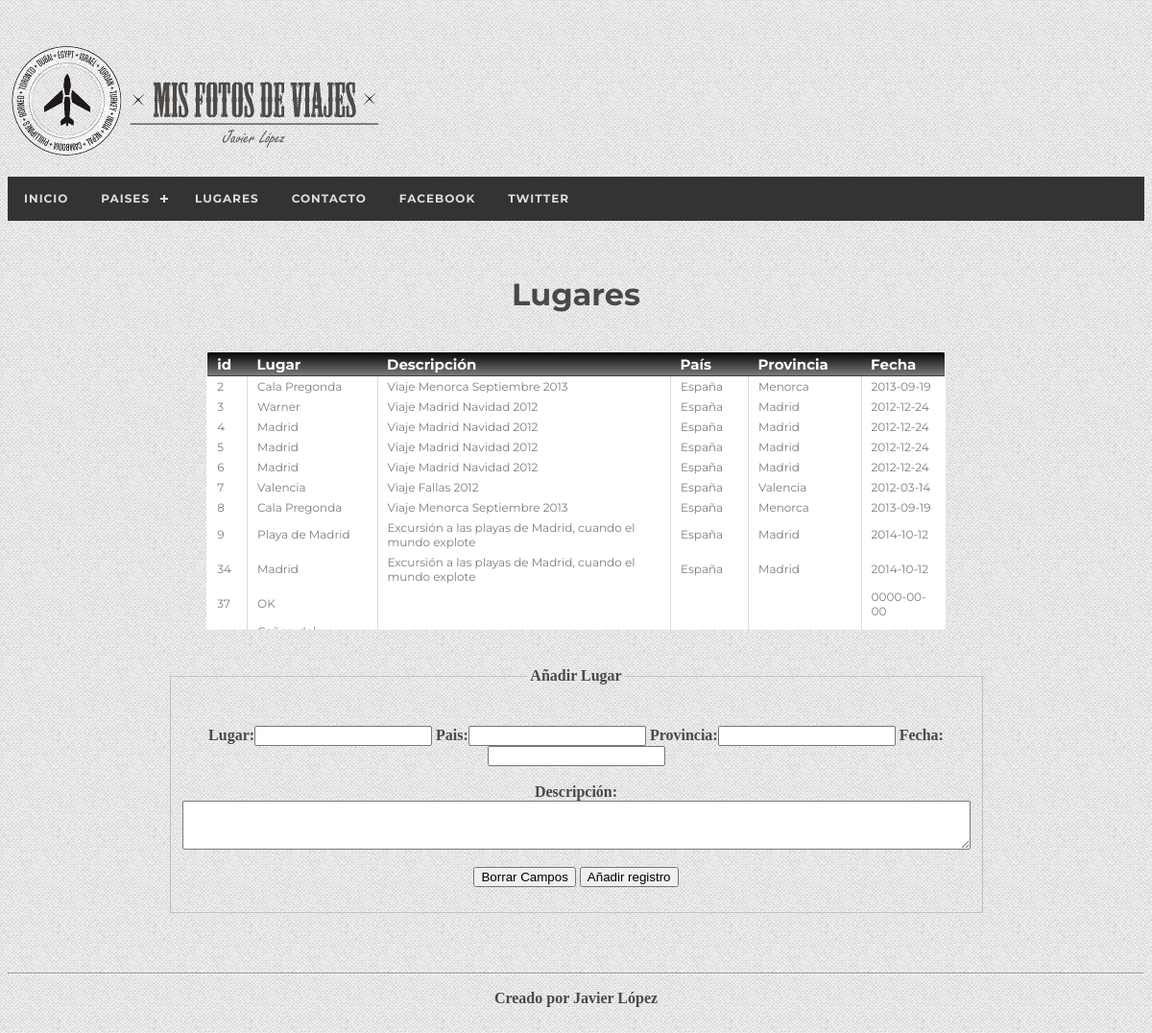
The app's page /lugares.php with its own data.
### tables this page shows
CREATE TABLE IF NOT EXISTS `lugares` (
  `id_lugar` int(11) NOT NULL AUTO_INCREMENT,
  `lugar` varchar(256) NOT NULL,
  `descripcion` varchar(1000) NOT NULL,
  `pais` varchar(256) NOT NULL,
  `provincia` varchar(256) NOT NULL,
  `fecha` date NOT NULL,
  PRIMARY KEY (`id_lugar`),
  UNIQUE KEY `id_lugar` (`id_lugar`),
  KEY `fecha` (`fecha`)
);

### db.php (the view, shortened to what this page needs)
<?php
class db
{
	private $servidor;
	private $usuario;
	private $pass;
	private $base_datos;
	private $descriptor;
	private $conectado;
	function __construct($servidor,$usuario,$pass,$base_datos)
	{
		$this->servidor = $servidor;
		$this->usuario = $usuario;
		$this->pass = $pass;
		$this->base_datos = $base_datos;
		$this->conectado=false;
	}
	public function conectar_base_datos()
	{
		$this->descriptor = new mysqli($this->servidor, $this->usuario, $this->pass, $this->base_datos);
		if ($this->descriptor->connect_errno) {
    		$this->$info="Fallo al conectar a MySQL: (" . $this->descriptor->connect_errno . ") " . $this->descriptor->connect_error;
			$this->conectado=false;
		}else{
			$this->conectado=true;
		}
		return $this->conectado;
	}
	public function getLugares(){
		$str="";
		if($resultado = $this->descriptor->query("SELECT * FROM lugares")){
			$str=$str."<div id='scroll'><table id='csslugares'><thead><tr><th>id</th><th>Lugar</th><th>Descripción</th><th>País</th><th>Provincia</th><th>Fecha</th></tr></thead>";
			for ($num_fila = 0; $num_fila < $resultado->num_rows; $num_fila++) {
				$resultado->data_seek($num_fila);
				$fila = $resultado->fetch_assoc();
				$str=$str."<tbody><tr>";
				$str=$str."<td>".$fila['id_lugar']."</td>";
				$str=$str."<td>".$fila['lugar']."</td>";
				$str=$str."<td>".$fila['descripcion']."</td>";
				$str=$str."<td>".$fila['pais']."</td>";
				$str=$str."<td>".$fila['provincia']."</td>";
				$str=$str."<td>".$fila['fecha']."</td>";
				$str=$str."</tr></tbody>";
			}
			$str=$str."</table></div>";
		}else{
			 printf("Error: %s\n", $this->descriptor->error);
		}
		return $str;
	}
}

### lugares.php (shortened to what this page needs)
<?php
	require_once "db.php";
	require "pagina.php";
?>
<!DOCTYPE html PUBLIC "-//W3C//DTD XHTML 1.0 Transitional//EN" "http://www.w3.org/TR/xhtml1/DTD/xhtml1-transitional.dtd">
<html xmlns="http://www.w3.org/1999/xhtml">
<head>
    <link rel="stylesheet" type="text/css" href="css/estilos.css" media="screen" />
    <link href="lightbox/css/lightbox.css" rel="stylesheet" />
</head>
	<?php
		$db=new db("localhost","root","Kalivan","lugares");
		$db->conectar_base_datos();
		$pagina = new pagina();
		$pagina->setCabecera();
		$formreg="";
  		$formreg=$formreg."<br><form id='añadir' name='añadir_datos' method='post' action=''>
						<fieldset style='width:50%;border-color:#C0C0C0; border-width:thin'>
							<legend align='center'><h4>Añadir Lugar</h4></legend>
							<p>
								<label for='lugar'>Lugar:</label><input name='lugar' type='text' />
								<label for='pais'>Pais:</label><input type='text' name='pais' id='pais' />
								<label for='provincia'>Provincia:</label><input type='text' name='provincia' id='provincia' />
								<label for='fecha'>Fecha:</label><input type='text' name='fecha' id='fecha' />
								<br><br>
								<label for='descripción'>Descripción:<br></label><textarea name='descripcion' id='descripcion' cols='100' rows='3'></textarea>
								<br><br>
								<Input type='reset' name='borrar' id='borrar'value='Borrar Campos'>
								<input type='submit' name='añadir' id='añadir' value='Añadir registro' />
							</p>
						</fieldset>
						</form>";
		$pagina->setCuerpoContenido("<center><h1>Lugares<br></h1>",$db->getLugares().$formreg,"</center>");
		$pagina->setPie();
		echo $pagina->getPagina();
	?>
<body>
</body>
</html>

### cabecera.php (shortened to what this page needs)
<?php
require_once "elemento.php";
class cabecera extends elemento
{
	private $menu=array(
		"home"=>array(
					"txt"=>"Inicio",
					"url"=>"index.php"
					),
		"fotos"=>array(
					"txt"=>"submenu",
					"titulo"=>"Paises",
					"url"=>"#",
					"submenu"=>array(
						"Africa"=>array("txt"=>"África",
									"url"=>"fotos.php"),
						"America"=>array("txt"=>"América",
									"url"=>"fotos2.php"),
						"Asia"=>array("txt"=>"Asia",
									"url"=>"fotos.php"),
						"Europa"=>array("txt"=>"Europa",
									"url"=>"fotos2.php"),
						"Oceania"=>array("txt"=>"Oceania",
									"url"=>"fotos.php"),
						)
					),
		"lugares"=>array(
					"txt"=>"Lugares",
					"url"=>"lugares.php"
					),
		"contacto"=>array(
					"txt"=>"Contacto",
					"url"=>"contacto.php"
					),
		"fecebook"=>array(
					"txt"=>"Facebook",
					"url"=>"http://facebook.es"
					),
		"twitter"=>array(
					"txt"=>"Twitter",
					"url"=>"http://twitter.com"
					)
	);
	function constructMenu()
	{
		$logo="<a id='logo'href='index.php'>LOGO</a>";
		$menu=$logo."<div id='cssmenu'><ul>";
		foreach($this->menu as $elementos){
			if(strcmp($elementos["txt"],"submenu")==0){
				$menu=$menu."<li><a href=".$elementos["url"].">".$elementos["titulo"]."</a>";
				$menu=$menu."<ul>";
				foreach($elementos["submenu"] as $submenu){
					$menu=$menu."<li><a href=".$submenu["url"].">".$submenu["txt"]."</a></li>";
				}
				$menu=$menu."</ul></li>";
			}else{
				$menu=$menu."<li><a href=".$elementos["url"].">".$elementos["txt"]."</a></li>";
			}
		}
		$menu=$menu."</ul></div>";
	}
}
?>

### pie.php (shortened to what this page needs)
<?php
require_once "elemento.php";
class pie extends elemento
{
	function setPie()
	{
		$str="<hr><center><p>Creado por Javier López</p></center></hr>";
	}
}
?>

### pagina.php (shortened to what this page needs)
<?php
require_once "cabecera.php";
require_once "pie.php";
class pagina
{
	function setCabecera()
	{
		$this->cabecera = new cabecera();
		$this->cabecera->constructMenu();
	}
	function setCuerpoContenido($titulo, $str)
	{
		$this->cuerpo = new cuerpo;
		$this->cuerpo->setContenidoSimple($titulo, $str);
	}
	function setPie()
	{
		$this->pie = new pie;
		$this->pie->setPie();
	}
	function getPagina()
	{
		echo $this->cabecera.$this->cuerpo.$this->pie;
	}
}
?>

### elemento.php
<?php
class elemento
{
	public $titulo;
	public $contenido;
	public function setContenido($str)
	{
		$this->contenido= $str;
	}
	public function setTitulo($str)
	{
		$this->titulo=$str;
	}
	function __toString(){
		return "</br>".$this->titulo."</br>".$this->contenido."</br>";
	}
}
?>

### css/estilos.css (style rules this page uses)
h1 { font-family:Montserrat, Cambria, sans-serif; color:#494949; }
p,h4 { font-family:Cambria, serif; font-weight:bold; color:#494949; }
body { background-image:url(../img/fondo.png); }
#logo { display:block; height:140px; background:url(../img/logo.png) no-repeat; text-indent: 100%; white-space: nowrap; overflow: hidden; }
#csslugares { border-collapse: collapse; text-align: left; width: 65%; }
#csslugares { font-family: Montserrat, sans-serif; background: #fff; overflow: hidden; border: 1px solid #8C8C8C; -webkit-border-radius: 3px; -moz-border-radius: 3px; border-radius: 3px; }
#csslugares td,th { padding: 3px 10px; }
#csslugares thead th { background:-webkit-gradient( linear, left top, left bottom, color-stop(0.05, #080808), color-stop(1, #7D7D7D) ); background:-moz-linear-gradient( center top, #080808 5%, #7D7D7D 100% ); filter:progid:DXImageTransform.Microsoft.gradient(startColorstr='#080808', endColorstr='#7D7D7D'); background-color:#080808; color:#FFFFFF; font-size: 15px; font-weight: bold; border-left: 0px solid #A3A3A3; }
#csslugares td { color: #7D7D7D; border-left: 1px solid #DBDBDB; font-size: 12px; font-weight: normal; }
#csslugares tbody { color: #7D7D7D; border-left: 1px solid #DBDBDB; font-size: 12px; font-weight: normal; }
#scroll { display: block; height: 290px; overflow: auto; width: 100%; }
#cssmenu, #cssmenu ul, #cssmenu ul li, #cssmenu ul li a, #cssmenu #menu-button { margin: 0; padding: 0; border: 0; list-style: none; line-height: 1; display: block; position: relative; -webkit-box-sizing: border-box; -moz-box-sizing: border-box; box-sizing: border-box; }
#cssmenu:after, #cssmenu > ul:after { content: "."; display: block; clear: both; visibility: hidden; line-height: 0; height: 0; }
#cssmenu { font-family: Montserrat, sans-serif; background: #333333; }
#cssmenu > ul > li { float: left; }
#cssmenu > ul > li > a { padding: 17px; font-size: 12px; letter-spacing: 1px; text-decoration: none; color: #dddddd; font-weight: 700; text-transform: uppercase; }
#cssmenu > ul > li.has-sub > a { padding-right: 30px; }
#cssmenu > ul > li.has-sub > a:after { position: absolute; top: 22px; right: 11px; width: 8px; height: 2px; display: block; background: #dddddd; content: ''; }
#cssmenu > ul > li.has-sub > a:before { position: absolute; top: 19px; right: 14px; display: block; width: 2px; height: 8px; background: #dddddd; content: ''; -webkit-transition: all .25s ease; -moz-transition: all .25s ease; -ms-transition: all .25s ease; -o-transition: all .25s ease; transition: all .25s ease; }

### lightbox/css/lightbox.css (style rules this page uses)
body:after { content: url(../img/close.png) url(../img/loading.gif) url(../img/prev.png) url(../img/next.png); display: none; }

### records on screen
lugares: id_lugar "2", lugar "Cala Pregonda", descripcion "Viaje Menorca Septiembre 2013", pais "España", provincia "Menorca", fecha "2013-09-19"
lugares: id_lugar "3", lugar "Warner", descripcion "Viaje Madrid Navidad 2012", pais "España", provincia "Madrid", fecha "2012-12-24"
lugares: id_lugar "4", lugar "Madrid", descripcion "Viaje Madrid Navidad 2012", pais "España", provincia "Madrid", fecha "2012-12-24"
lugares: id_lugar "5", lugar "Madrid", descripcion "Viaje Madrid Navidad 2012", pais "España", provincia "Madrid", fecha "2012-12-24"
lugares: id_lugar "6", lugar "Madrid", descripcion "Viaje Madrid Navidad 2012", pais "España", provincia "Madrid", fecha "2012-12-24"
lugares: id_lugar "7", lugar "Valencia", descripcion "Viaje Fallas 2012", pais "España", provincia "Valencia", fecha "2012-03-14"
lugares: id_lugar "8", lugar "Cala Pregonda", descripcion "Viaje Menorca Septiembre 2013", pais "España", provincia "Menorca", fecha "2013-09-19"
lugares: id_lugar "9", lugar "Playa de Madrid", descripcion "Excursión a las playas de Madrid, cuando el mundo explote", pais "España", provincia "Madrid", fecha "2014-10-12"
lugares: id_lugar "34", lugar "Madrid", descripcion "Excursión a las playas de Madrid, cuando el mundo explote", pais "España", provincia "Madrid", fecha "2014-10-12"
lugares: id_lugar "37", lugar "OK", fecha "0000-00-00"

### other values on screen
$elementos["txt"] "INICIO LUGARES CONTACTO FACEBOOK TWITTER"
$elementos["titulo"] "PAISES"
$this->titulo "Lugares"
